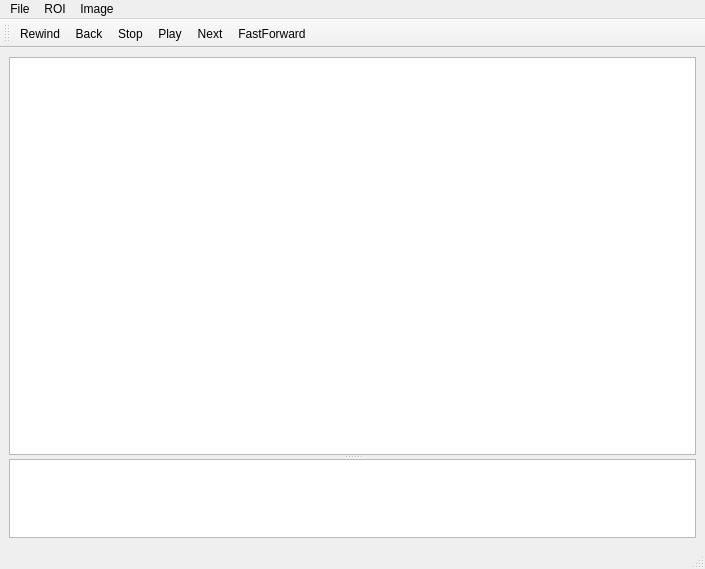
<?xml version="1.0" encoding="UTF-8"?>
<ui version="4.0">
 <class>MainWindow</class>
 <widget class="QMainWindow" name="MainWindow">
  <property name="geometry">
   <rect>
    <x>0</x>
    <y>0</y>
    <width>705</width>
    <height>569</height>
   </rect>
  </property>
  <property name="windowTitle">
   <string>Mirage</string>
  </property>
  <widget class="QWidget" name="centralwidget">
   <layout class="QVBoxLayout" name="verticalLayout">
    <item>
     <widget class="QSplitter" name="splitter">
      <property name="orientation">
       <enum>Qt::Vertical</enum>
      </property>
      <widget class="QGraphicsView" name="Image">
       <property name="sizePolicy">
        <sizepolicy hsizetype="Expanding" vsizetype="Expanding">
         <horstretch>0</horstretch>
         <verstretch>5</verstretch>
        </sizepolicy>
       </property>
      </widget>
      <widget class="QGraphicsView" name="Trace">
       <property name="enabled">
        <bool>true</bool>
       </property>
       <property name="sizePolicy">
        <sizepolicy hsizetype="Expanding" vsizetype="Expanding">
         <horstretch>0</horstretch>
         <verstretch>1</verstretch>
        </sizepolicy>
       </property>
       <property name="cursor" stdset="0">
        <cursorShape>CrossCursor</cursorShape>
       </property>
      </widget>
     </widget>
    </item>
   </layout>
  </widget>
  <widget class="QMenuBar" name="menubar">
   <property name="geometry">
    <rect>
     <x>0</x>
     <y>0</y>
     <width>705</width>
     <height>21</height>
    </rect>
   </property>
   <widget class="QMenu" name="menuFile">
    <property name="title">
     <string>File</string>
    </property>
    <widget class="QMenu" name="menuExport">
     <property name="title">
      <string>Export</string>
     </property>
     <addaction name="actionTrace"/>
     <addaction name="actionCurrent_Image"/>
     <addaction name="actionAll_Images"/>
     <addaction name="actionMovie"/>
    </widget>
    <addaction name="actionExit"/>
    <addaction name="menuExport"/>
    <addaction name="separator"/>
    <addaction name="actionExit_2"/>
   </widget>
   <widget class="QMenu" name="menuROI">
    <property name="title">
     <string>ROI</string>
    </property>
    <widget class="QMenu" name="menuAdd">
     <property name="title">
      <string>Add</string>
     </property>
     <addaction name="actionSquare"/>
     <addaction name="actionCircle"/>
     <addaction name="actionPolygon"/>
    </widget>
    <addaction name="menuAdd"/>
    <addaction name="actionDelete"/>
   </widget>
   <widget class="QMenu" name="menuImage">
    <property name="title">
     <string>Image</string>
    </property>
    <addaction name="actionMaximum_Intensity"/>
    <addaction name="actionMaximum_Projection_Intensity"/>
   </widget>
   <addaction name="menuFile"/>
   <addaction name="menuROI"/>
   <addaction name="menuImage"/>
  </widget>
  <widget class="QStatusBar" name="statusbar"/>
  <widget class="QToolBar" name="toolBar">
   <property name="windowTitle">
    <string>toolBar</string>
   </property>
   <attribute name="toolBarArea">
    <enum>TopToolBarArea</enum>
   </attribute>
   <attribute name="toolBarBreak">
    <bool>true</bool>
   </attribute>
   <addaction name="actionRewind"/>
   <addaction name="actionBack"/>
   <addaction name="actionStop"/>
   <addaction name="actionPlay"/>
   <addaction name="actionNext"/>
   <addaction name="actionFastForward"/>
  </widget>
  <action name="actionNext">
   <property name="icon">
    <iconset>
     <normaloff>../icons/next.png</normaloff>../icons/next.png</iconset>
   </property>
   <property name="text">
    <string>Next</string>
   </property>
   <property name="toolTip">
    <string>Next image</string>
   </property>
  </action>
  <action name="actionBack">
   <property name="icon">
    <iconset>
     <normaloff>../icons/back.png</normaloff>../icons/back.png</iconset>
   </property>
   <property name="text">
    <string>Back</string>
   </property>
   <property name="toolTip">
    <string>Previous image</string>
   </property>
  </action>
  <action name="actionPlay">
   <property name="icon">
    <iconset>
     <normaloff>../icons/play.png</normaloff>../icons/play.png</iconset>
   </property>
   <property name="text">
    <string>Play</string>
   </property>
   <property name="toolTip">
    <string>Play / Pause</string>
   </property>
  </action>
  <action name="actionFastForward">
   <property name="icon">
    <iconset>
     <normaloff>../icons/fastforward.png</normaloff>../icons/fastforward.png</iconset>
   </property>
   <property name="text">
    <string>FastForward</string>
   </property>
   <property name="toolTip">
    <string>Play movie forward</string>
   </property>
  </action>
  <action name="actionRewind">
   <property name="icon">
    <iconset>
     <normaloff>../icons/rewind.png</normaloff>../icons/rewind.png</iconset>
   </property>
   <property name="text">
    <string>Rewind</string>
   </property>
   <property name="toolTip">
    <string>Play movie backward</string>
   </property>
  </action>
  <action name="actionStop">
   <property name="icon">
    <iconset>
     <normaloff>../icons/stop.png</normaloff>../icons/stop.png</iconset>
   </property>
   <property name="text">
    <string>Stop</string>
   </property>
   <property name="toolTip">
    <string>Start over</string>
   </property>
  </action>
  <action name="actionPause">
   <property name="icon">
    <iconset>
     <normaloff>../icons/pause.png</normaloff>../icons/pause.png</iconset>
   </property>
   <property name="text">
    <string>Pause</string>
   </property>
   <property name="toolTip">
    <string>Pause Movie</string>
   </property>
  </action>
  <action name="actionSquare">
   <property name="text">
    <string>Square</string>
   </property>
  </action>
  <action name="actionCircle">
   <property name="text">
    <string>Circle</string>
   </property>
  </action>
  <action name="actionPolygon">
   <property name="text">
    <string>Polygon</string>
   </property>
  </action>
  <action name="actionDelete">
   <property name="text">
    <string>Delete</string>
   </property>
  </action>
  <action name="actionExit">
   <property name="text">
    <string>Save</string>
   </property>
  </action>
  <action name="actionMaximum_Intensity">
   <property name="text">
    <string>Average</string>
   </property>
  </action>
  <action name="actionMaximum_Projection_Intensity">
   <property name="text">
    <string>Maximum Projection Intensity</string>
   </property>
  </action>
  <action name="actionExit_2">
   <property name="text">
    <string>Exit</string>
   </property>
  </action>
  <action name="actionTrace">
   <property name="text">
    <string>Trace</string>
   </property>
  </action>
  <action name="actionCurrent_Image">
   <property name="text">
    <string>Current Image</string>
   </property>
  </action>
  <action name="actionAll_Images">
   <property name="text">
    <string>All Images</string>
   </property>
  </action>
  <action name="actionMovie">
   <property name="text">
    <string>Movie</string>
   </property>
  </action>
 </widget>
 <resources/>
 <connections/>
</ui>
